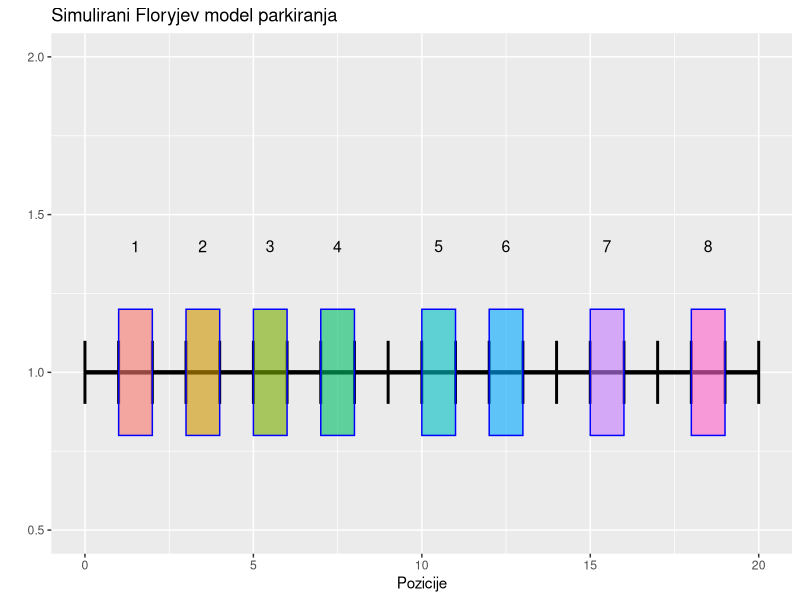

Generate this figure with R:
## ---- chunk 1
knitr::opts_chunk$set(echo = TRUE)
library(ggplot2)
## ---- chunk 2
flory <- function(n, k, offset = 0) {
  #uvjet kraja rekurzije
  if (k > n) {
    return(numeric(0))  
  }
  
  #bira se jedan broj između dostupnih mjesta
  x <- sample(0:(n - k), 1) 
  pos <- offset + x
  
  left_positions <- flory(x, k, offset)
  right_positions <- flory(n - k - x, k, offset + x + k)
  
  c(pos, left_positions, right_positions)
}
## ---- chunk 3
set.seed(12)

n <- 20
k <- 2

pozicije <- flory(n, k)
pozicije <- sort(pozicije)

dfCars <- data.frame(
  car = seq_along(pozicije),
  start = pozicije,
  end = pozicije + k - 1
)

df_ticks <- data.frame(
  x = 0:n
)

ggplot() + 
  geom_segment(aes(x = 0, xend = n, y = 1, yend = 1),
               size = 1.5, color = "black") +
  geom_segment(data = df_ticks,
               aes(x = x, xend = x, y = 0.9, yend = 1.1),
               color = "black", size = 1) +
  geom_rect(data = dfCars,
            aes(xmin = start, xmax = end, ymin = 0.8, ymax = 1.2, fill = factor(car)), color = "blue", alpha = 0.6) +
  geom_text(data = dfCars,
            aes(x = (start + end)/2, y = 1.4, label = car),
            size = 4) +
  scale_fill_discrete(guide = "none") +
  scale_x_continuous(limits = c(0, n)) +
  scale_y_continuous(limits = c(0.5, 2)) + 
  labs(x = "Pozicije", y = "", title = "Simulirani Floryjev model parkiranja")
